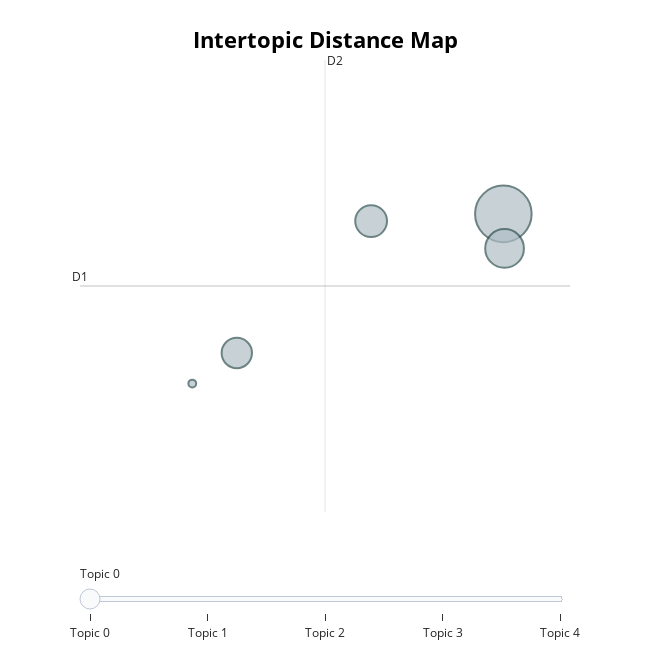
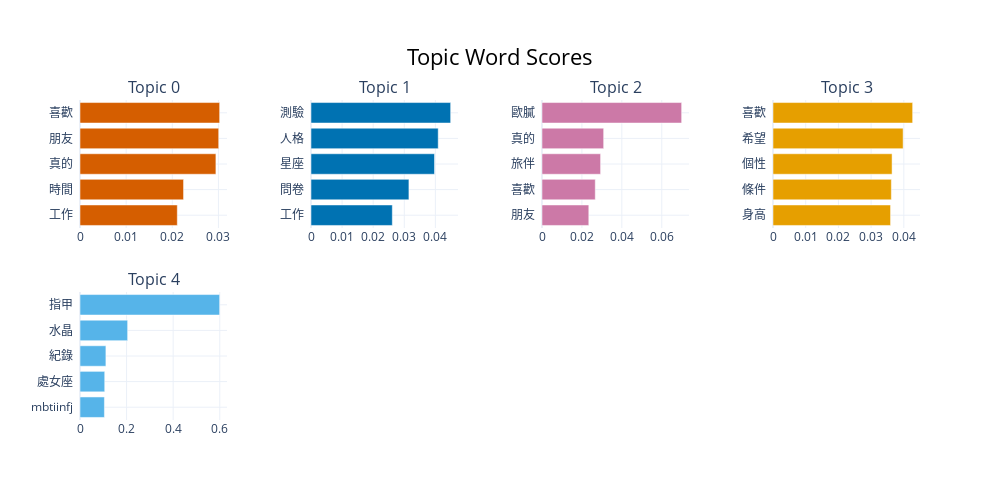

Source (notebook cell) for these figures, in order:
### Markdown cell above
### 4.1 BERTopic 模型建構與主題萃取 與 4.2 主題視覺化

### Code cell
from sentence_transformers import SentenceTransformer

# 使用 multilingual MiniLM（支援中文）
embedding_model = SentenceTransformer('sentence-transformers/paraphrase-multilingual-MiniLM-L12-v2')
# 將文本轉成向量
embeddings_np = embedding_model.encode(df['content_clean_text'].tolist(), show_progress_bar=True)

#n_clusters = 5
vectorizer_model_5 = CountVectorizer(stop_words=list(stop_words_total))
kmeans_model_5 = KMeans(n_clusters=5, random_state=42, n_init='auto')
ctfidf_model_5 = ClassTfidfTransformer(bm25_weighting=True)

topic_model_5 = BERTopic(
    language="chinese",
    embedding_model=None,
    hdbscan_model=kmeans_model_5,
    vectorizer_model=vectorizer_model_5,
    ctfidf_model=ctfidf_model_5,
    verbose=True
)

topics_5, probs_5 = topic_model_5.fit_transform(df['content_clean_text'].tolist(), embeddings=embeddings_np)
df['topic_5'] = topics_5
topic_model_5.visualize_topics().show()
topic_model_5.visualize_barchart(top_n_topics=10).show()

### Figure 1 — Plotly figure (JSON) as saved in the notebook; plotly's stock layout.template omitted (floating-point values rounded to 4 significant figures)
{"data": [{"customdata": [[0, "喜歡 | 朋友 | 真的 | 時間 | 工作", 466], [1, "測驗 | 人格 | 星座 | 問卷 | 工作", 218], [2, "歐膩 | 真的 | 旅伴 | 喜歡 | 朋友", 147], [3, "喜歡 | 希望 | 個性 | 條件 | 身高", 134], [4, "指甲 | 水晶 | 紀錄 | 處女座 | mbtiinfj", 9]], "hovertemplate": "<b>Topic %{customdata[0]}</b><br>%{customdata[1]}<br>Size: %{customdata[2]}", "legendgroup": "", "marker": {"color": "#B0BEC5", "line": {"color": "DarkSlateGrey", "width": 2}, "size": [466, 218, 147, 134, 9], "sizemode": "area", "sizeref": 0.2913, "symbol": "circle"}, "mode": "markers", "name": "", "orientation": "v", "showlegend": false, "type": "scatter", "x": [-2.816, -2.809, -3.668, -4.532, -4.819], "xaxis": "x", "y": [25.01, 24.17, 24.83, 21.62, 20.87], "yaxis": "y"}], "layout": {"annotations": [{"showarrow": false, "text": "D1", "x": -5.542, "y": 23.25, "yshift": 10}, {"showarrow": false, "text": "D2", "x": -3.965, "xshift": 10, "y": 28.76}], "height": 650, "hoverlabel": {"bgcolor": "white", "font": {"family": "Rockwell", "size": 16}}, "legend": {"itemsizing": "constant", "tracegroupgap": 0}, "margin": {"t": 60}, "shapes": [{"line": {"color": "#CFD8DC", "width": 2}, "type": "line", "x0": -3.965, "x1": -3.965, "y0": 17.74, "y1": 28.76}, {"line": {"color": "#9E9E9E", "width": 2}, "type": "line", "x0": -5.542, "x1": -2.387, "y0": 23.25, "y1": 23.25}], "sliders": [{"active": 0, "pad": {"t": 50}, "steps": [{"args": [{"marker.color": [["red", "#B0BEC5", "#B0BEC5", "#B0BEC5", "#B0BEC5"]]}], "label": "Topic 0", "method": "update"}, {"args": [{"marker.color": [["#B0BEC5", "red", "#B0BEC5", "#B0BEC5", "#B0BEC5"]]}], "label": "Topic 1", "method": "update"}, {"args": [{"marker.color": [["#B0BEC5", "#B0BEC5", "red", "#B0BEC5", "#B0BEC5"]]}], "label": "Topic 2", "method": "update"}, {"args": [{"marker.color": [["#B0BEC5", "#B0BEC5", "#B0BEC5", "red", "#B0BEC5"]]}], "label": "Topic 3", "method": "update"}, {"args": [{"marker.color": [["#B0BEC5", "#B0BEC5", "#B0BEC5", "#B0BEC5", "red"]]}], "label": "Topic 4", "method": "update"}]}], "title": {"font": {"color": "Black", "size": 22}, "text": "<b>Intertopic Distance Map</b>", "x": 0.5, "xanchor": "center", "y": 0.95, "yanchor": "top"}, "width": 650, "xaxis": {"anchor": "y", "domain": [0, 1], "range": [-5.542, -2.387], "title": {"text": ""}, "visible": false}, "yaxis": {"anchor": "x", "domain": [0, 1], "range": [17.74, 28.76], "title": {"text": ""}, "visible": false}}}

### Figure 2 — Plotly figure (JSON) as saved in the notebook; plotly's stock layout.template omitted (floating-point values rounded to 4 significant figures)
{"data": [{"marker": {"color": "#D55E00"}, "orientation": "h", "type": "bar", "x": [0.02109, 0.02244, 0.02945, 0.03006, 0.03027], "xaxis": "x", "y": ["工作  ", "時間  ", "真的  ", "朋友  ", "喜歡  "], "yaxis": "y"}, {"marker": {"color": "#0072B2"}, "orientation": "h", "type": "bar", "x": [0.02616, 0.0315, 0.03973, 0.04092, 0.04492], "xaxis": "x2", "y": ["工作  ", "問卷  ", "星座  ", "人格  ", "測驗  "], "yaxis": "y2"}, {"marker": {"color": "#CC79A7"}, "orientation": "h", "type": "bar", "x": [0.02345, 0.02669, 0.02936, 0.0309, 0.06997], "xaxis": "x3", "y": ["朋友  ", "喜歡  ", "旅伴  ", "真的  ", "歐膩  "], "yaxis": "y3"}, {"marker": {"color": "#E69F00"}, "orientation": "h", "type": "bar", "x": [0.03594, 0.03618, 0.03641, 0.03978, 0.0427], "xaxis": "x4", "y": ["身高  ", "條件  ", "個性  ", "希望  ", "喜歡  "], "yaxis": "y4"}, {"marker": {"color": "#56B4E9"}, "orientation": "h", "type": "bar", "x": [0.1048, 0.1061, 0.1112, 0.2045, 0.5995], "xaxis": "x5", "y": ["mbtiinfj  ", "處女座  ", "紀錄  ", "水晶  ", "指甲  "], "yaxis": "y5"}], "layout": {"annotations": [{"font": {"size": 16}, "showarrow": false, "text": "Topic 0", "x": 0.0875, "xanchor": "center", "xref": "paper", "y": 1, "yanchor": "bottom", "yref": "paper"}, {"font": {"size": 16}, "showarrow": false, "text": "Topic 1", "x": 0.3625, "xanchor": "center", "xref": "paper", "y": 1, "yanchor": "bottom", "yref": "paper"}, {"font": {"size": 16}, "showarrow": false, "text": "Topic 2", "x": 0.6375, "xanchor": "center", "xref": "paper", "y": 1, "yanchor": "bottom", "yref": "paper"}, {"font": {"size": 16}, "showarrow": false, "text": "Topic 3", "x": 0.9125, "xanchor": "center", "xref": "paper", "y": 1, "yanchor": "bottom", "yref": "paper"}, {"font": {"size": 16}, "showarrow": false, "text": "Topic 4", "x": 0.0875, "xanchor": "center", "xref": "paper", "y": 0.4, "yanchor": "bottom", "yref": "paper"}], "height": 500, "hoverlabel": {"bgcolor": "white", "font": {"family": "Rockwell", "size": 16}}, "showlegend": false, "title": {"font": {"color": "Black", "size": 22}, "text": "Topic Word Scores", "x": 0.5, "xanchor": "center", "yanchor": "top"}, "width": 1000, "xaxis": {"anchor": "y", "domain": [0, 0.175], "showgrid": true}, "xaxis2": {"anchor": "y2", "domain": [0.275, 0.45], "showgrid": true}, "xaxis3": {"anchor": "y3", "domain": [0.55, 0.725], "showgrid": true}, "xaxis4": {"anchor": "y4", "domain": [0.825, 1], "showgrid": true}, "xaxis5": {"anchor": "y5", "domain": [0, 0.175], "showgrid": true}, "xaxis6": {"anchor": "y6", "domain": [0.275, 0.45], "showgrid": true}, "xaxis7": {"anchor": "y7", "domain": [0.55, 0.725], "showgrid": true}, "xaxis8": {"anchor": "y8", "domain": [0.825, 1], "showgrid": true}, "yaxis": {"anchor": "x", "domain": [0.6, 1], "showgrid": true}, "yaxis2": {"anchor": "x2", "domain": [0.6, 1], "showgrid": true}, "yaxis3": {"anchor": "x3", "domain": [0.6, 1], "showgrid": true}, "yaxis4": {"anchor": "x4", "domain": [0.6, 1], "showgrid": true}, "yaxis5": {"anchor": "x5", "domain": [0, 0.4], "showgrid": true}, "yaxis6": {"anchor": "x6", "domain": [0, 0.4], "showgrid": true}, "yaxis7": {"anchor": "x7", "domain": [0, 0.4], "showgrid": true}, "yaxis8": {"anchor": "x8", "domain": [0, 0.4], "showgrid": true}}}
